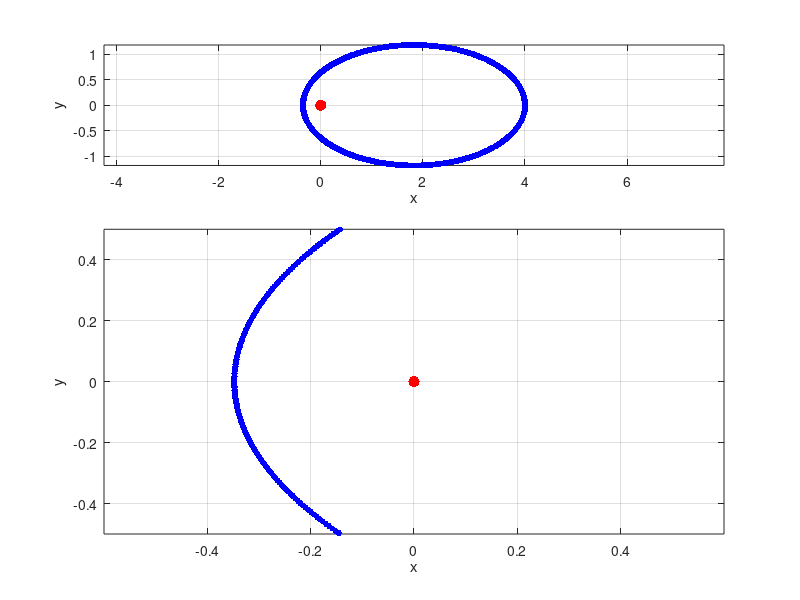

Reproduce this figure in MATLAB.
% TIGHTORBIT  ODE45 solution to a near-sun orbit

% note u = (x,y,z,w)
f = @(t,u) [u(3);...
            u(4);...
            -u(1) / (u(1)^2 + u(2)^2)^1.5;...
            -u(2) / (u(1)^2 + u(2)^2)^1.5];
u0 = [4; 0; 0; 0.2];
T = 30;

s = odeset('RelTol', 1.0e-8, 'AbsTol', 1.0e-12);
[tt, uu] = ode45(f, [0, T], u0, s);
subplot(3,1,1)
plot(uu(:, 1), uu(:, 2), 'b.', 'markersize', 14)
hold on,  plot(0, 0, 'r.', 'markersize', 24),  hold off
axis equal,  grid on,  xlabel x,  ylabel y
subplot(3,1,2:3)
plot(uu(:, 1), uu(:, 2), 'b.', 'markersize', 14)
hold on,  plot(0, 0, 'r.', 'markersize', 24),  hold off
axis([-0.6, 0.6, -0.5, 0.5])
grid on,  xlabel x,  ylabel y
